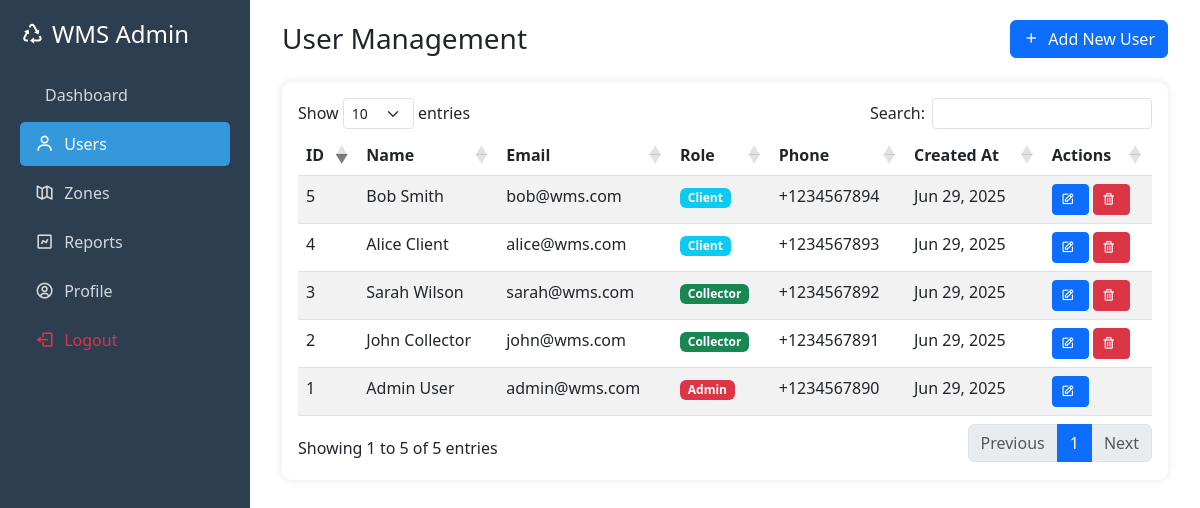
Page /admin/users (signed in) on the committed database.
### tables this page shows
CREATE TABLE IF NOT EXISTS users (
    id INT AUTO_INCREMENT PRIMARY KEY,
    name VARCHAR(100) NOT NULL,
    email VARCHAR(100) UNIQUE NOT NULL,
    password VARCHAR(255) NOT NULL,
    role ENUM('admin', 'collector', 'client') NOT NULL,
    phone VARCHAR(20),
    address TEXT,
    created_at TIMESTAMP DEFAULT CURRENT_TIMESTAMP,
    updated_at TIMESTAMP DEFAULT CURRENT_TIMESTAMP ON UPDATE CURRENT_TIMESTAMP
);

### public/index.php (called while the page is built, shortened)
<?php
require_once APP_PATH . '/core/functions.php';
$request_uri = parse_url($_SERVER['REQUEST_URI'], PHP_URL_PATH);
$base_path = parse_url(SITE_URL, PHP_URL_PATH);
if ($base_path && strpos($request_uri, $base_path) === 0) {
    $request_uri = substr($request_uri, strlen($base_path));
}
$route_file = getRoute($request_uri);
$view_name = str_replace('.php', '', $route_file);
view($view_name);
?>

### app/views/dashboard/users.php (the view, shortened to what this page needs)
<div class="container-fluid">
    <div class="d-flex justify-content-between align-items-center mb-4">
        <h1 class="h3 mb-0">User Management</h1>
        <button type="button" class="btn btn-primary" data-bs-toggle="modal" data-bs-target="#addUserModal">
            <i class="bx bx-plus"></i> Add New User
        </button>
    </div>
    <div class="card">
        <div class="card-body">
            <div class="table-responsive">
                <table id="usersTable" class="table table-striped">
                    <thead>
                        <tr>
                            <th>ID</th>
                            <th>Name</th>
                            <th>Email</th>
                            <th>Role</th>
                            <th>Phone</th>
                            <th>Created At</th>
                            <th>Actions</th>
                        </tr>
                    </thead>
                    <tbody>
                        <?php
                        global $conn;
                        $query = "SELECT * FROM users ORDER BY id DESC";
                        $users = $conn->query($query);
                        while ($user = $users->fetch_assoc()):
                        ?>
                        <tr>
                            <td><?= $user['id'] ?></td>
                            <td><?= htmlspecialchars($user['name']) ?></td>
                            <td><?= htmlspecialchars($user['email']) ?></td>
                            <td><span class="badge bg-<?= $user['role'] === 'admin' ? 'danger' : ($user['role'] === 'collector' ? 'success' : 'info') ?>"><?= ucfirst($user['role']) ?></span></td>
                            <td><?= htmlspecialchars($user['phone'] ?? 'N/A') ?></td>
                            <td><?= formatDate($user['created_at']) ?></td>
                            <td>
                                <button class="btn btn-sm btn-primary edit-user" data-id="<?= $user['id'] ?>" data-bs-toggle="modal" data-bs-target="#editUserModal">
                                    <i class="bx bx-edit"></i>
                                </button>
                                <?php if ($user['role'] !== 'admin'): ?>
                                <button class="btn btn-sm btn-danger delete-user" data-id="<?= $user['id'] ?>">
                                    <i class="bx bx-trash"></i>
                                </button>
                                <?php endif; ?>
                            </td>
                        </tr>
                        <?php endwhile; ?>
                    </tbody>
                </table>
            </div>
        </div>
    </div>
</div>

### app/views/layouts/admin.php (style rules this page uses)
.card { border-radius: 10px; border: none; box-shadow: 0 0 10px rgba(0,0,0,0.1); }
.btn i { margin-right: 5px; }

### rows in the picture
users: id "5", name "Bob Smith", email "bob@wms.com", role "Client", phone "+1234567894", created_at "Jun 29, 2025"
users: id "4", name "Alice Client", email "alice@wms.com", role "Client", phone "+1234567893", created_at "Jun 29, 2025"
users: id "3", name "Sarah Wilson", email "sarah@wms.com", role "Collector", phone "+1234567892", created_at "Jun 29, 2025"
users: id "2", name "John Collector", email "john@wms.com", role "Collector", phone "+1234567891", created_at "Jun 29, 2025"
users: id "1", name "Admin User", email "admin@wms.com", role "Admin", phone "+1234567890", created_at "Jun 29, 2025"
